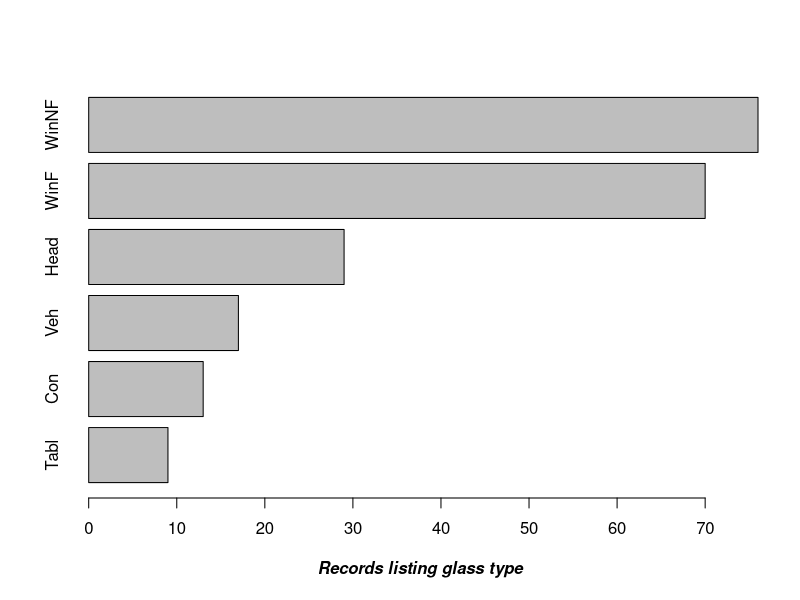

Write R code to recreate this figure.
library(MASS)
library(car)

tipos <- table(fgl$type)
tipos=sort(tipos)
barplot(tipos,xlab="Records listing glass type",horiz=TRUE,font.lab=4) 
 